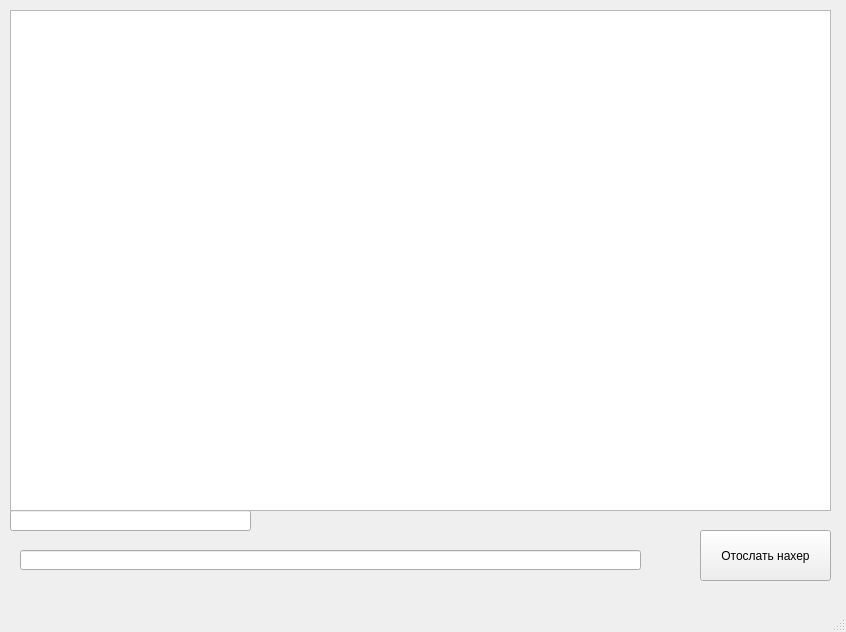
<?xml version="1.0" encoding="UTF-8"?>
<ui version="4.0">
 <class>MainWindow</class>
 <widget class="QMainWindow" name="MainWindow">
  <property name="geometry">
   <rect>
    <x>0</x>
    <y>0</y>
    <width>846</width>
    <height>632</height>
   </rect>
  </property>
  <property name="windowTitle">
   <string>ЧАТ ЕБАТЬ</string>
  </property>
  <widget class="QWidget" name="centralwidget">
   <widget class="QPushButton" name="pushButton1">
    <property name="geometry">
     <rect>
      <x>700</x>
      <y>530</y>
      <width>131</width>
      <height>51</height>
     </rect>
    </property>
    <property name="text">
     <string>Отослать нахер</string>
    </property>
   </widget>
   <widget class="QLineEdit" name="lineEdit1">
    <property name="geometry">
     <rect>
      <x>10</x>
      <y>510</y>
      <width>241</width>
      <height>21</height>
     </rect>
    </property>
   </widget>
   <widget class="QLineEdit" name="lineEdit2">
    <property name="geometry">
     <rect>
      <x>20</x>
      <y>550</y>
      <width>621</width>
      <height>20</height>
     </rect>
    </property>
   </widget>
   <widget class="QListWidget" name="listWidget">
    <property name="geometry">
     <rect>
      <x>10</x>
      <y>10</y>
      <width>821</width>
      <height>501</height>
     </rect>
    </property>
   </widget>
  </widget>
  <widget class="QMenuBar" name="menubar">
   <property name="geometry">
    <rect>
     <x>0</x>
     <y>0</y>
     <width>846</width>
     <height>21</height>
    </rect>
   </property>
  </widget>
  <widget class="QStatusBar" name="statusbar"/>
 </widget>
 <resources/>
 <connections/>
</ui>
